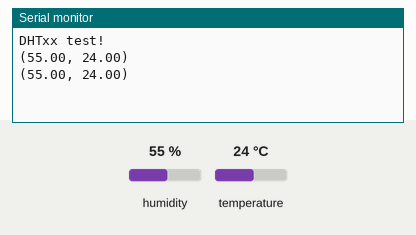
Simulated run of this sketch. Board: Arduino Uno, built with avr-gcc and run on an emulated ATmega328P. Parts: the last lines printed to the serial monitor. The test bench sets the inputs (shaded band); at power-on: humidity 55 %, temperature 24 °C.

Above: at 2.8 s.
2.9 s: humidity set to 22 %
At 4.6 s:
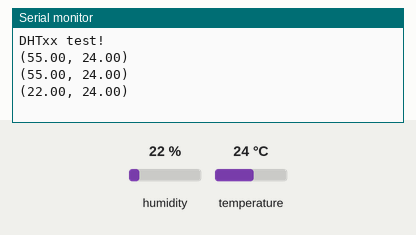
5.6 s: temperature set to 12 °C
At 7.0 s:
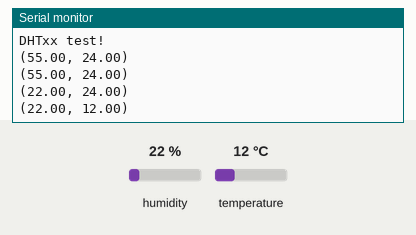
8.3 s: humidity set to 40 %
At 10.6 s:
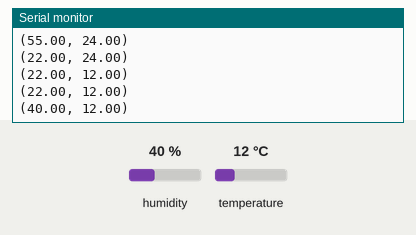
Timing chart, 0 to 12.1 s (numbered marks = the images above; inputs shaded):
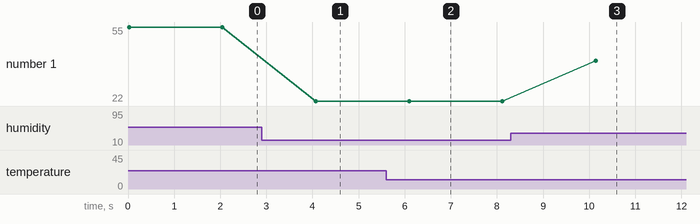

The sketch:

SensortestSerial.ino
```cpp
// Inkluderer bibliotekene vi bruker
// DHT er til å bruke sensoren
#include "DHT.h"

// Definerer hvilken pin vi kobler sensoren til
#define DHTPIN A0

// Definerer hvilken type DHT-sensor vi bruker
#define DHTTYPE DHT11   // DHT 11

// Lager et dht-objekt som vi kan bruke til å lese data fra sensoren.
// dht-objektet ordner ting som å konvertere til enhetene vi bruker
// så vi slipper å lese inn voltstyrke manuelt
DHT dht(DHTPIN, DHTTYPE);

void setup() {
  // Starter Serial monitor. Ikke nødvendig for å skrive til SD-kort
  Serial.begin(9600);
  Serial.println(F("DHTxx test!"));

  // Initialiser dht-sensor
  dht.begin();
}

void loop() {
  // Les inn luftfuktighet fra sensor
  float h = dht.readHumidity();

  // Les inn temperatur fra sensor (i Celsius)
  float t = dht.readTemperature();

  // Dersom noen av dem ikke klarte å lese inn: stopp koden
  // Dette vet programmet ved å sjekke om h eller t "isnan", dvs. is not a number
  if (isnan(h) || isnan(t)) {
    Serial.println(F("Failed to read from DHT sensor!"));
    return;
  }


  // Skriv data i følgende format: (h, t). Dette gjør det enkelt å lese inn i Python
  Serial.print("(");
  Serial.print(h);
  Serial.print(", ");
  Serial.print(t);
  Serial.println(")");

  // Vent noen sekunder mellom hver måling. Minimum er 2 sek (2000ms). her venter vi 2 sek
  delay(2000);
}
```

Measured:
- after the input at 2.9 s, the serial monitor: prints a new line after 1.2 s (image 1)
- after the input at 5.6 s, the serial monitor: prints a new line after 0.50 s (image 2)
- after the input at 8.3 s, the serial monitor: prints a new line after 1.8 s (image 3)
- plotted number 1: 55 → 22 after the input at 2.9 s, 22 → 40 after the input at 8.3 s
